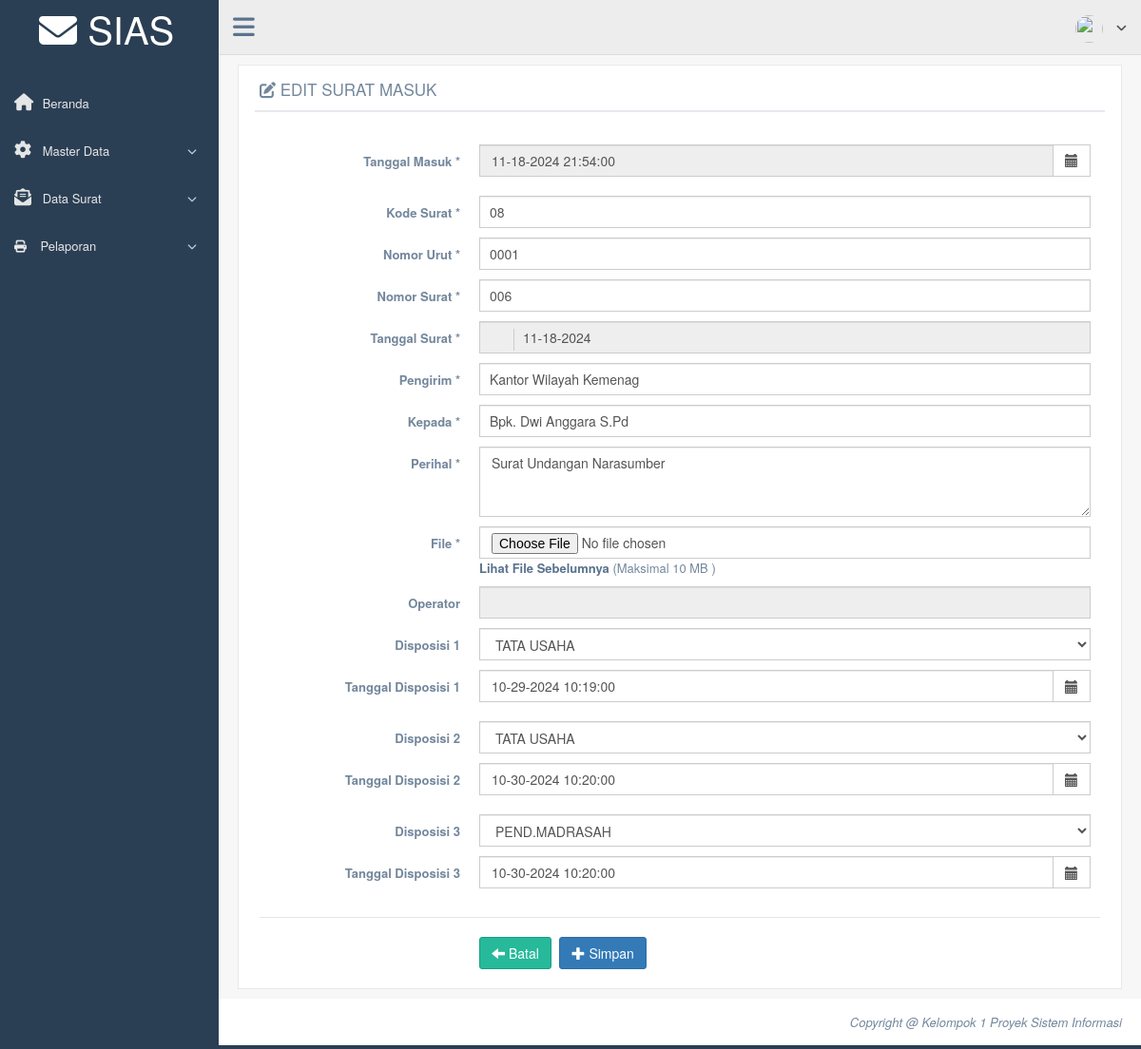
Page /admin/editsuratmasuk.php?id_suratmasuk=9 on the earlier database version.
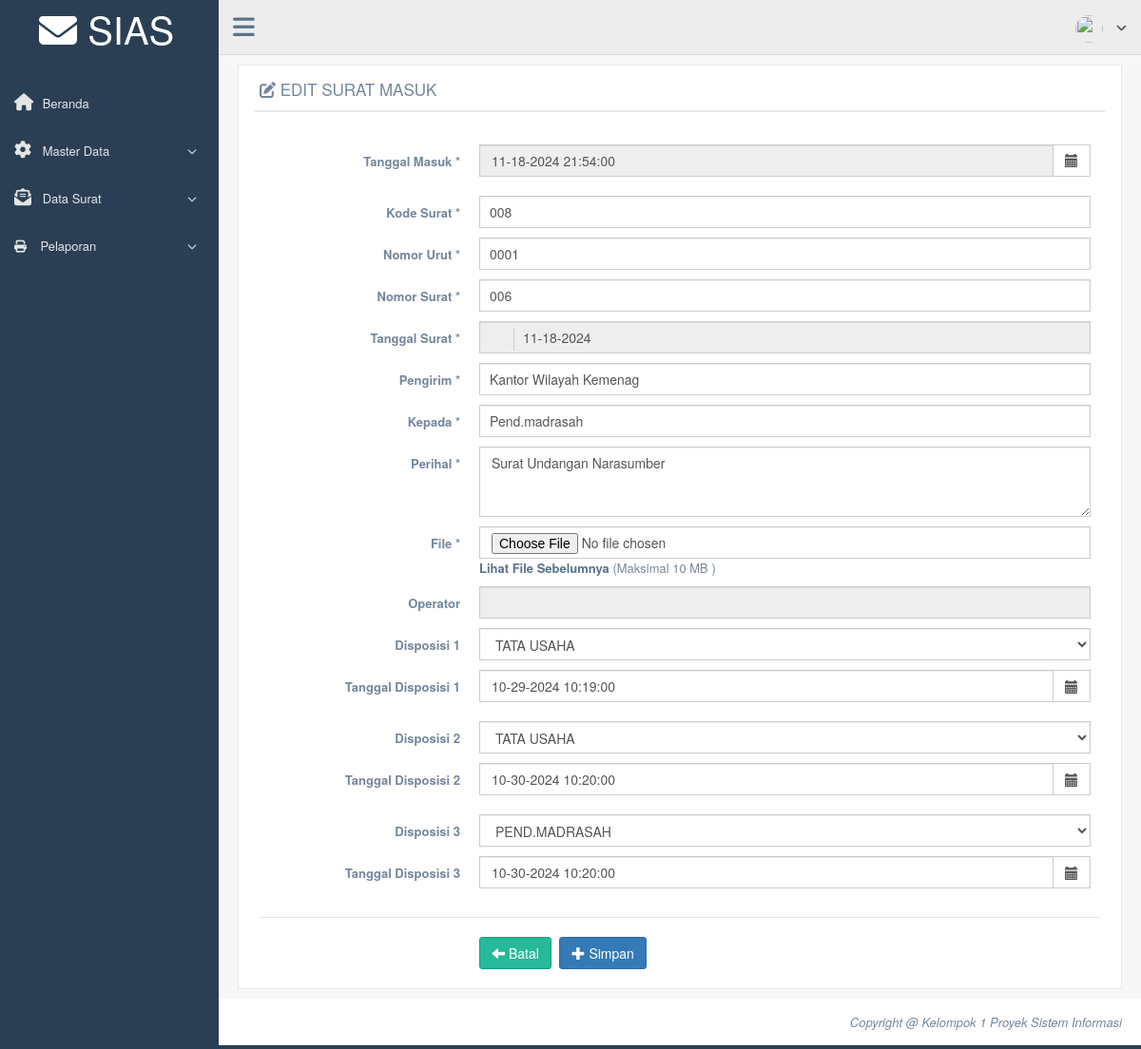
Same page on the later database version.
### tables this page shows
CREATE TABLE `tb_suratmasuk` (
  `id_suratmasuk` int(11) NOT NULL,
  `tanggalmasuk_suratmasuk` datetime NOT NULL DEFAULT current_timestamp(),
  `kode_suratmasuk` varchar(10) NOT NULL,
  `nomorurut_suratmasuk` varchar(7) NOT NULL,
  `nomor_suratmasuk` varchar(25) NOT NULL,
  `tanggalsurat_suratmasuk` date NOT NULL,
  `pengirim` varchar(255) NOT NULL,
  `kepada_suratmasuk` varchar(255) NOT NULL,
  `perihal_suratmasuk` text NOT NULL,
  `file_suratmasuk` varchar(255) NOT NULL,
  `operator` varchar(50) NOT NULL,
  `tanggal_entry` datetime NOT NULL DEFAULT current_timestamp(),
  `disposisi1` varchar(50) NOT NULL,
  `tanggal_disposisi1` datetime NOT NULL DEFAULT current_timestamp(),
  `disposisi2` varchar(50) NOT NULL,
  `tanggal_disposisi2` varchar(25) NOT NULL,
  `disposisi3` varchar(50) NOT NULL,
  `tanggal_disposisi3` datetime NOT NULL DEFAULT current_timestamp()
);

### admin/editsuratmasuk.php (the view, shortened to what the changed rows need)
<!DOCTYPE html>
<html lang="en">
  <head>
    <link href="../assets/vendors/bootstrap/dist/css/bootstrap.min.css" rel="stylesheet">
    <link href="../assets/vendors/font-awesome/css/font-awesome.min.css" rel="stylesheet">
    <link rel="stylesheet" href="https://cdnjs.cloudflare.com/ajax/libs/font-awesome/6.6.0/css/all.min.css">
    <link href="../assets/vendors/nprogress/nprogress.css" rel="stylesheet">
    <link href="../assets/vendors/iCheck/skins/flat/green.css" rel="stylesheet">
    <link href="../assets/vendors/google-code-prettify/bin/prettify.min.css" rel="stylesheet">
    <link href="../assets/vendors/select2/dist/css/select2.min.css" rel="stylesheet">
    <link href="../assets/vendors/switchery/dist/switchery.min.css" rel="stylesheet">
    <link href="../assets/vendors/bootstrap-daterangepicker/daterangepicker.css" rel="stylesheet">
    <link href="../assets/vendors/bootstrap-datetimepicker/build/css/bootstrap-datetimepicker.css" rel="stylesheet">
    <link href="../assets/vendors/starrr/dist/starrr.css" rel="stylesheet">
    <link href="../assets/vendors/bootstrap-daterangepicker/daterangepicker.css" rel="stylesheet">
    <link href="../assets/build/css/custom.min.css" rel="stylesheet">
  </head>
  <body class="nav-md">
    <div class="container body">
      <div class="main_container">
        <div class="right_col" role="main">
          <div class="">
            <div class="row">
              <div class="col-md-12 col-sm-12 col-xs-12">
                <div class="x_panel">
                <div class="x_title">
                  <h2><i class="fa fa-edit"></i>&nbsp;EDIT SURAT MASUK</h2>
                  </div>
                  <div class="x_content">
                    <br />
                    <form action="proses/proses_editsuratmasuk.php" method="post" enctype="multipart/form-data" id="demo-form2" data-parsley-validate class="form-horizontal form-label-left">
                            <?php include '../koneksi/koneksi.php';
                            $id			= mysqli_real_escape_string($db,$_GET['id_suratmasuk']);
                            $sql  		= "SELECT * FROM tb_suratmasuk where id_suratmasuk='".$id."'";
                            $query  	= mysqli_query($db, $sql);
                            $data 		= mysqli_fetch_array($query);
                            $tgl_masuk = $data['tanggalmasuk_suratmasuk'];
                            $tgl_masuk = date('m-d-Y H:i:s', strtotime($tgl_masuk));
                            $tgl_surat = $data['tanggalsurat_suratmasuk'];
                            $tgl_surat = date('m-d-Y', strtotime($tgl_surat));
                            $tgl_disp1 = $data['tanggal_disposisi1'];
                            $tgl_disp1  = date('m-d-Y H:i:s', strtotime($tgl_disp1));
                            $tgl_disp2 = $data['tanggal_disposisi2'];
                            $tgl_disp2  = date('m-d-Y H:i:s', strtotime($tgl_disp2));
                            $tgl_disp3 = $data['tanggal_disposisi3'];
                            $tgl_disp3  = date('m-d-Y H:i:s', strtotime($tgl_disp3));
                            ?>
                      <div class="form-group">
                        <div class="col-md-9 col-sm-9 col-xs-12">
                        <div class='input-group date' id='myDatepicker4'>
                            <input value="<?php echo "$tgl_masuk" ?>" type='text' id="tanggalmasuk_suratmasuk" name="tanggalmasuk_suratmasuk" required="required" class="form-control" required="required" readonly="readonly" />
                            <span class="input-group-addon">
                               <span class="glyphicon glyphicon-calendar"></span>
                            </span>
                        </div>
                        </div>
                      </div>
                      <div class="form-group">
                        <div class="col-md-9 col-sm-9 col-xs-12">
                          <input value="<?php echo $data['kode_suratmasuk'];?>" type="text" onkeyup="validAngka(this)" id="kode_suratmasuk" name="kode_suratmasuk" required="required" maxlength="7" placeholder="Masukkan Kode Surat" class="form-control col-md-7 col-xs-12">
                        </div>
                      </div>
                      <div class="form-group">
                        <div class="col-md-9 col-sm-9 col-xs-12">
                          <input value="<?php echo $data['nomorurut_suratmasuk'];?>" type="text" onkeyup="validAngka(this)" id="nomorurut_suratmasuk" name="nomorurut_suratmasuk" required="required" maxlength="5" placeholder="Masukkan Nomor Urut Surat" class="form-control col-md-7 col-xs-12">
                        </div>
                      </div>
                      <div class="form-group">
                        <div class="col-md-9 col-sm-9 col-xs-12">
                          <input value="<?php echo $data['nomor_suratmasuk'];?>" type="text" id="nomor_suratmasuk" name="nomor_suratmasuk" required="required" maxlength="35" placeholder="Masukkan Nomor Surat" class="form-control col-md-7 col-xs-12">
                        </div>
                      </div>
                      <div class="form-group">
                        <div class="col-md-9 col-sm-9 col-xs-12">
                        <fieldset>
                          <div class="control-group">
                            <div class="controls">
                                <input value="<?php echo "$tgl_surat" ?>" type="text" class="form-control has-feedback-left" id="single_cal3" name="tanggalsurat_suratmasuk" placeholder="First Name" aria-describedby="inputSuccess2Status3" required="required" readonly="readonly">
                                <span class="fa fa-calendar-o form-control-feedback left" aria-hidden="true"></span>
                            </div>
                          </div>
                        </fieldset>
                        </div>
                      </div>
                       <div class="form-group">
                        <div class="col-md-9 col-sm-9 col-xs-12">
                          <input value="<?php echo $data['pengirim'];?>" type="text" id="pengirim" name="pengirim" required="required" placeholder="Masukkan Asal/Pengirim Surat" class="form-control col-md-7 col-xs-12">
                        </div>
                      </div>
                      <div class="form-group">
                        <div class="col-md-9 col-sm-9 col-xs-12">
                          <input value="<?php echo $data['kepada_suratmasuk'];?>" type="text" id="kepada_suratmasuk" name="kepada_suratmasuk" required="required" placeholder="Masukkan Tujuan Surat" class="form-control col-md-7 col-xs-12">
                        </div>
                      </div>
                      <div class="form-group">
                        <div class="col-md-9 col-sm-9 col-xs-12">
                          <textarea id="perihal_suratmasuk" name="perihal_suratmasuk" required="required" class="form-control" rows="3" placeholder='Masukkan Perihal Surat'><?php echo $data['perihal_suratmasuk'];?></textarea>
                        </div>
                      </div>
                      <div class="form-group">
                        <div class="col-md-9 col-sm-9 col-xs-12">
                          <select name="disposisi1" class="select2_single form-control" tabindex="-1">
                          <option value="<?php echo $data['disposisi1'];?>"><?php echo $data['disposisi1'];?></option>
                          </select>
                        </div>
                      </div>
                      <div class="form-group">
                        <div class="col-md-9 col-sm-9 col-xs-12">
                        <div class='input-group date' id='myDatepicker'>
                            <input value="<?php echo "$tgl_disp1" ?>" type='text' id="tanggal_disposisi1" name="tanggal_disposisi1" class="form-control"/>
                            <span class="input-group-addon">
                               <span class="glyphicon glyphicon-calendar"></span>
                            </span>
                        </div>
                        </div>
                      </div>
                      <div class="form-group">
                        <div class="col-md-9 col-sm-9 col-xs-12">
                          <select name="disposisi2" class="select2_single form-control" tabindex="-1">
                          <option value="<?php echo $data['disposisi2'];?>"><?php echo $data['disposisi2'];?></option>
                          </select>
                        </div>
                      </div>
                      <div class="form-group">
                        <div class="col-md-9 col-sm-9 col-xs-12">
                        <div class='input-group date' id='datetimepicker6'>
                            <input value="<?php echo "$tgl_disp2" ?>" type='text' id="tanggal_disposisi2" name="tanggal_disposisi2" class="form-control"/>
                            <span class="input-group-addon">
                               <span class="glyphicon glyphicon-calendar"></span>
                            </span>
                        </div>
                        </div>
                      </div>
                      <div class="form-group">
                        <div class="col-md-9 col-sm-9 col-xs-12">
                          <select name="disposisi3" class="select2_single form-control" tabindex="-1">
                          <option value="<?php echo $data['disposisi3'];?>"><?php echo $data['disposisi3'];?></option>
                          </select>
                        </div>
                      </div>
                      <div class="form-group">
                        <div class="col-md-9 col-sm-9 col-xs-12">
                        <div class='input-group date' id='datetimepicker7'>
                            <input value="<?php echo "$tgl_disp3" ?>" type='text' id="tanggal_disposisi3" name="tanggal_disposisi3" class="form-control"/>
                            <span class="input-group-addon">
                               <span class="glyphicon glyphicon-calendar"></span>
                            </span>
                        </div>
                        </div>
                      </div>
                    </form>
                  </div>
                </div>
              </div>
            </div>
          </div>
        </div>
      </div>
    </div>
  </body>
</html>

Differences in the rows shown:
changed tb_suratmasuk "Kantor Wilayah Kemenag": kode_suratmasuk "08" → "008"; kepada_suratmasuk "Bpk. Dwi Anggara S.Pd" → "Pend.madrasah"
